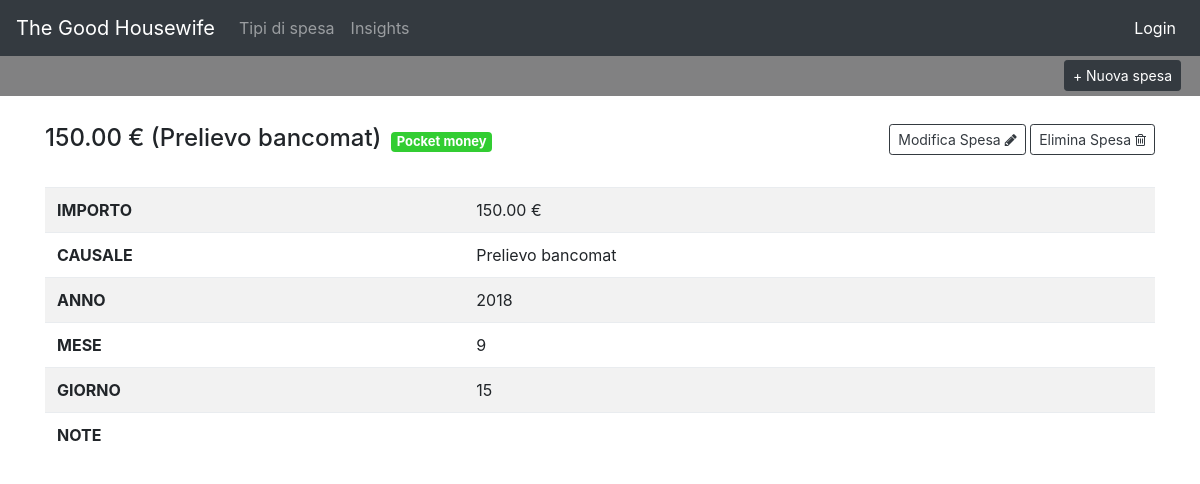
Page /spesa/5/ on the earlier database version.
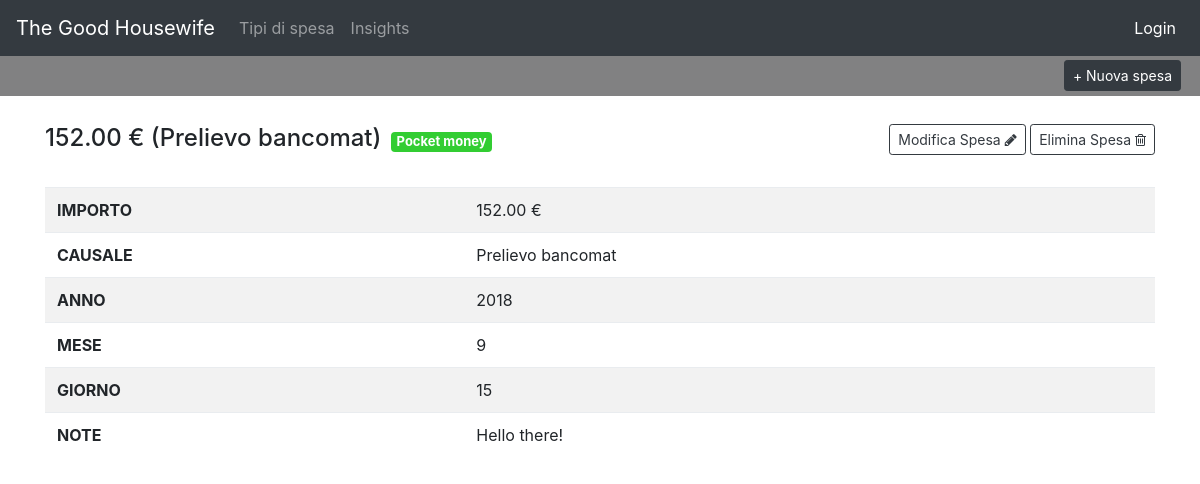
Same page on the later database version.
### core/models.py (models this page shows, shortened)
class Spesa(models.Model):
    importo = models.DecimalField(max_digits=6, decimal_places=2)
    causale = models.CharField(max_length=100)
    data = models.DateTimeField(default=timezone.now)
    note = models.TextField(null=True, blank=True)
    tipo_spesa = models.ForeignKey('TipoSpesa', on_delete=models.CASCADE, null=True, blank=True)

class TipoSpesa(models.Model):
    nome = models.CharField(max_length=100)
    colore_badge = models.CharField(max_length=30)
    spesa_ordinaria = models.BooleanField(default=False)
    def __str__(self):
        return self.nome

### core/views.py (the view)
# urls.py: path('spesa/<int:pk>/', views.SpesaDetailView.as_view(), name='spesa_detail'),
class SpesaDetailView(DetailView):
    model = Spesa
    template_name = 'spesa_detail.html'

### templates/spesa_detail.html
{% extends 'base.html' %}
{% block content %}
<div class="container">
  <div class="row">
    <div class="col-md-12 pt-4">
      <div class="w-100 d-flex flex-row justify-content-between">
        <div class="d-flex flex-row">
          <h4>{{ object.importo }} € ({{ spesa.causale }})</h4>
          {% if object.tipo_spesa %}
            <span class="badge spesa-badge" style="background: {{ spesa.tipo_spesa.colore_badge }};">{{ spesa.tipo_spesa }}</span>
          {% endif %}
        </div>
        <div class="d-inline">
          <a href="{% url 'spesa_edit' object.pk %}" class="btn btn-outline-dark btn-sm">Modifica Spesa <i class="fa fa-pencil"></i></a>
          <a href="{% url 'spesa_delete' object.pk %}" class="btn btn-outline-dark btn-sm">Elimina Spesa <i class="fa fa-trash-o"></i></a>
        </div>
      </div>
      <table class="table mt-4 table-striped">
        <tbody>
          <tr>
            <td><b>IMPORTO</b></td>
            <td>{{ object.importo }} €</td>
          </tr>
          <tr>
            <td><b>CAUSALE</b></td>
            <td>{{ object.causale }}</td>
          </tr>
          <tr>
            <td><b>ANNO</b></td>
            <td>{{ object.data.year }}</td>
          </tr>
          <tr>
            <td><b>MESE</b></td>
            <td>{{ object.data.month }}</td>
          </tr>
          <tr>
            <td><b>GIORNO</b></td>
            <td>{{ object.data.day }}</td>
          </tr>
          <tr>
            <td><b>NOTE</b></td>
            <td>{{ object.note }}</td>
          </tr>
        </tbody>
      </table>
    </div>
  </div>
</div>
{% endblock content %}

Differences in the rows shown:
changed Spesa "Prelievo bancomat": importo "150.00" → "152.00"; note (not shown) → "Hello there!"
